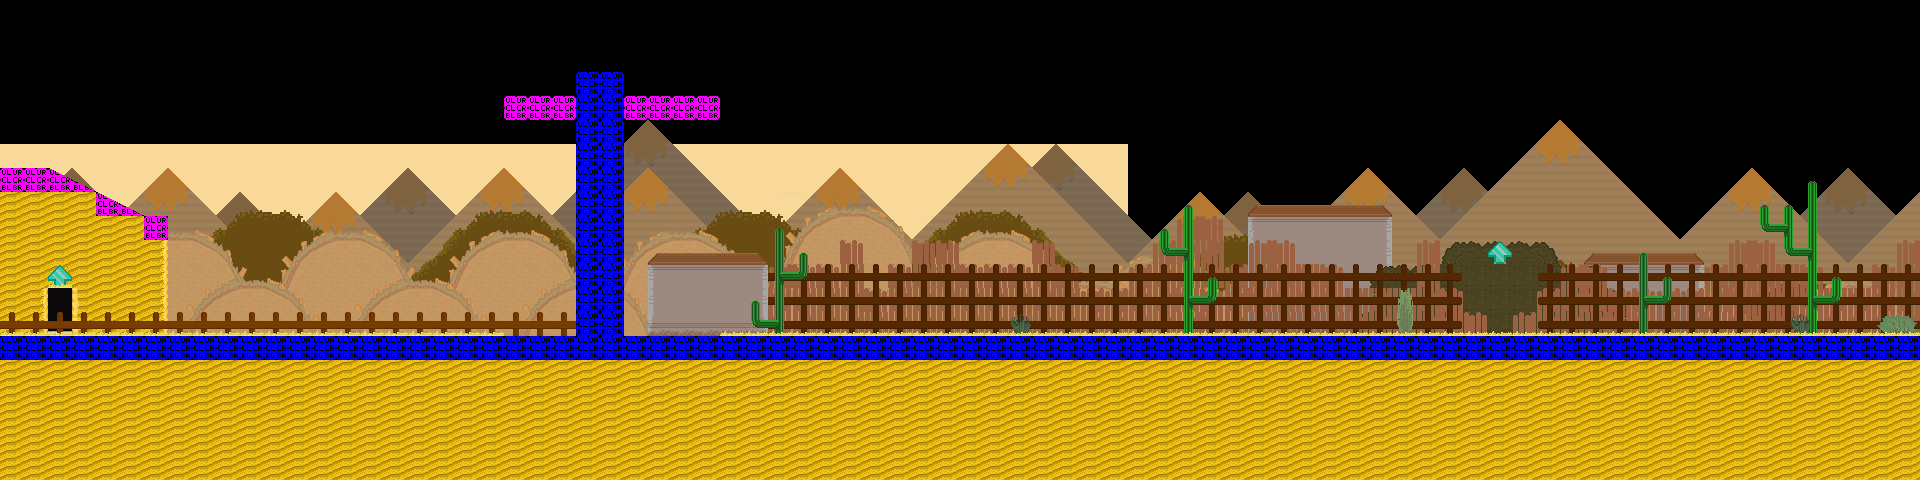

Below is a game level as drawn by its tile map, then a one-line description and the .tmx that defines it (tile-layer data replaced by summaries):
An orthogonal 80x20 tile map with 24x24 px tiles, 15 tile layers (sky, nacho_mountains_bg, nacho_mountains, mountains, ...), 2 tilesets and 22 objects (16x enemy, 4x door, building, material).

<map version="1.0" orientation="orthogonal" width="80" height="20" tilewidth="24" tileheight="24">
 <properties>
  <property name="offset" value="6" />
  <property name="overworldName" value="valley_1" />
  <property name="soundtrack" value="tacotown" />
 </properties>
 <tileset firstgid="1" name="valley" tilewidth="24" tileheight="24">
  <image source="../images/tilesets/valley.png" width="288" height="1824" />
 </tileset>
 <tileset firstgid="913" name="collisions" tilewidth="24" tileheight="24">
  <image source="../images/tilesets/collisions.png" width="632" height="512" />
 </tileset>
 <layer name="sky" width="80" height="20">
  <properties>
   <property name="parallax" value="0" />
  </properties>
  <data>[1600 cells, 658 non-empty, 11 distinct tile ids]</data>
 </layer>
 <layer name="nacho_mountains_bg" width="80" height="20">
  <properties>
   <property name="parallax" value="0.56" />
  </properties>
  <data>[1600 cells, 985 non-empty, 18 distinct tile ids]</data>
 </layer>
 <layer name="nacho_mountains" width="80" height="20">
  <properties>
   <property name="parallax" value="0.6" />
  </properties>
  <data>[1600 cells, 994 non-empty, 18 distinct tile ids]</data>
 </layer>
 <layer name="mountains" width="80" height="20">
  <properties>
   <property name="parallax" value="0.7" />
  </properties>
  <data>[1600 cells, 365 non-empty, 55 distinct tile ids]</data>
 </layer>
 <layer name="taco_bg" width="80" height="20">
  <properties>
   <property name="parallax" value="0.8" />
  </properties>
  <data>[1600 cells, 828 non-empty, 35 distinct tile ids]</data>
 </layer>
 <layer name="taco" width="80" height="20">
  <properties>
   <property name="parallax" value="0.8" />
  </properties>
  <data>[1600 cells, 400 non-empty, 35 distinct tile ids]</data>
 </layer>
 <layer name="bg_buildings" width="80" height="20">
  <data>[1600 cells, 76 non-empty, 12 distinct tile ids]</data>
 </layer>
 <layer name="bushes" width="80" height="20">
  <data>[1600 cells, 38 non-empty, 3 distinct tile ids]</data>
 </layer>
 <layer name="smallfence" width="80" height="20">
  <data>[1600 cells, 140 non-empty, 4 distinct tile ids]</data>
 </layer>
 <layer name="bg_fence" width="80" height="20">
  <data>[1600 cells, 136 non-empty, 5 distinct tile ids]</data>
 </layer>
 <layer name="buildings" width="80" height="20">
  <data>[1600 cells, 2 non-empty, 2 distinct tile ids]</data>
 </layer>
 <layer name="features" width="80" height="20">
  <data>[1600 cells, 94 non-empty, 25 distinct tile ids]</data>
 </layer>
 <layer name="fence" width="80" height="20">
  <properties>
   <property name="foreground" value="true" />
  </properties>
  <data>[1600 cells, 25 non-empty, 2 distinct tile ids]</data>
 </layer>
 <layer name="floor" width="80" height="20">
  <properties>
   <property name="foreground" value="true" />
  </properties>
  <data>[1600 cells, 551 non-empty, 3 distinct tile ids]</data>
 </layer>
 <layer name="collision" width="80" height="20">
  <data>[1600 cells, 116 non-empty, 4 distinct tile ids]</data>
 </layer>
 <objectgroup color="#000000" name="nodes" width="80" height="20" opacity="0.9">
  <object name="main" type="door" x="1488" y="288" width="24" height="48">
   <properties>
    <property name="level" value="valley-tacotown" />
    <property name="to" value="farm" />
   </properties>
  </object>
  <object type="enemy" x="408" y="288" width="48" height="48">
   <properties>
    <property name="enemytype" value="goat" />
   </properties>
  </object>
  <object type="enemy" x="312" y="288" width="48" height="48">
   <properties>
    <property name="enemytype" value="goat" />
   </properties>
  </object>
  <object type="enemy" x="216" y="288" width="48" height="48">
   <properties>
    <property name="enemytype" value="goat" />
   </properties>
  </object>
  <object type="enemy" x="120" y="288" width="48" height="48">
   <properties>
    <property name="enemytype" value="goat" />
   </properties>
  </object>
  <object type="enemy" x="288" y="288" width="48" height="48">
   <properties>
    <property name="enemytype" value="goat" />
   </properties>
  </object>
  <object type="enemy" x="360" y="288" width="48" height="48">
   <properties>
    <property name="enemytype" value="goat" />
   </properties>
  </object>
  <object name="door1" type="door" x="648" y="288" width="24" height="48">
   <properties>
    <property name="info" value="The door requires a key to get in!" />
    <property name="key" value="farm_key" />
    <property name="level" value="valley-goat-farm" />
    <property name="to" value="door2" />
   </properties>
  </object>
  <object name="door2" type="door" x="528" y="288" width="24" height="48">
   <properties>
    <property name="level" value="valley-goat-farm" />
    <property name="to" value="door1" />
   </properties>
  </object>
  <object name="next" type="door" x="48" y="288" width="24" height="48">
   <properties>
    <property name="level" value="valley-goat-cave" />
    <property name="to" value="main" />
   </properties>
  </object>
  <object name="goatfarm" type="building" x="504" y="48" width="216" height="288" />
  <object type="enemy" x="864" y="288" width="48" height="48">
   <properties>
    <property name="enemytype" value="ambush_alien_elite" />
    <property name="quest" value="Aliens! - Regroup with the alien at Chili Fields" />
   </properties>
  </object>
  <object type="enemy" x="936" y="288" width="48" height="48">
   <properties>
    <property name="enemytype" value="ambush_alien_heavy" />
    <property name="quest" value="Aliens! - Regroup with the alien at Chili Fields" />
   </properties>
  </object>
  <object type="enemy" x="816" y="288" width="48" height="48">
   <properties>
    <property name="enemytype" value="alien_turret" />
    <property name="quest" value="Aliens! - Regroup with the alien at Chili Fields" />
   </properties>
  </object>
  <object type="enemy" x="456" y="288" width="48" height="48">
   <properties>
    <property name="enemytype" value="ambush_alien_ranged" />
    <property name="quest" value="Aliens! - Regroup with the alien at Chili Fields" />
   </properties>
  </object>
  <object type="enemy" x="360" y="288" width="48" height="48">
   <properties>
    <property name="enemytype" value="ambush_alien" />
    <property name="quest" value="Aliens! - Regroup with the alien at Chili Fields" />
   </properties>
  </object>
  <object type="enemy" x="408" y="288" width="48" height="48">
   <properties>
    <property name="enemytype" value="ambush_alien" />
    <property name="quest" value="Aliens! - Regroup with the alien at Chili Fields" />
   </properties>
  </object>
  <object type="enemy" x="744" y="288" width="48" height="48">
   <properties>
    <property name="enemytype" value="ambush_alien_ranged" />
    <property name="quest" value="Aliens! - Regroup with the alien at Chili Fields" />
   </properties>
  </object>
  <object type="enemy" x="1176" y="288" width="48" height="48">
   <properties>
    <property name="enemytype" value="ambush_alien" />
    <property name="quest" value="Aliens! - Regroup with the alien at Chili Fields" />
   </properties>
  </object>
  <object type="enemy" x="168" y="288" width="48" height="48">
   <properties>
    <property name="enemytype" value="ambush_alien_ranged" />
    <property name="quest" value="Aliens! - Regroup with the alien at Chili Fields" />
   </properties>
  </object>
  <object type="enemy" x="624" y="288" width="48" height="48">
   <properties>
    <property name="enemytype" value="ambush_alien_ranged" />
    <property name="quest" value="Aliens! - Regroup with the alien at Chili Fields" />
   </properties>
  </object>
  <object name="bone" type="material" x="1752" y="312" width="24" height="24" />
 </objectgroup>
</map>
